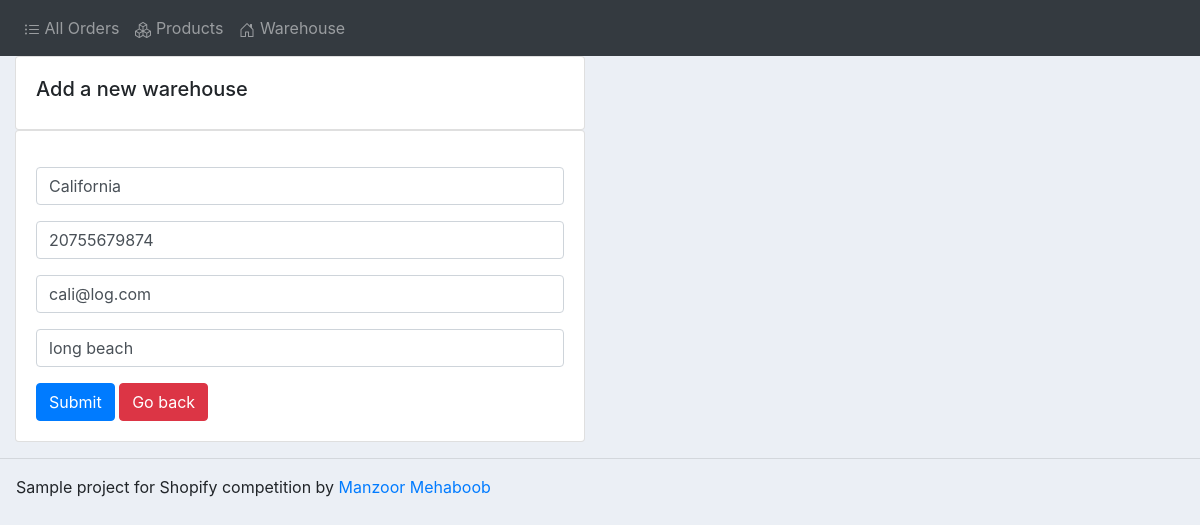
/update_warehouse/2/, run on the app's committed database.
### accounts/models.py (models this page shows, shortened)
class Warehouse(models.Model):
	id = models.AutoField(primary_key=True)
	name = models.CharField(max_length=200, null=True)
	phone = models.CharField(max_length=200, null=True)
	email = models.CharField(max_length=200, null=True)
	place = models.CharField(max_length=200, null=True)
	date_created = models.DateTimeField(auto_now_add=True, null=True)

### accounts/views.py (the view)
# urls.py: path('update_warehouse/<str:pk>/', views.updateWarehouse, name="update_warehouse"),
def updateWarehouse(request, pk):
	warehouse = Warehouse.objects.get(id=pk)
	form = WarehouseForm(instance=warehouse)
	if request.method == 'POST':
		form = WarehouseForm(request.POST, instance=warehouse)
		if form.is_valid():
			form.save()
			return redirect('warehouse_list')
	context = {'form':form}
	return render(request, 'accounts/add_warehouse.html', context)

### accounts/forms.py
class WarehouseForm(ModelForm):
	name = forms.CharField(widget=forms.TextInput(attrs={"class": "form-control", "placeholder": "Warehouse Name", "maxlength": "256", "name": "name", "id":"name"}))
	email = forms.CharField(widget=forms.TextInput(attrs={"class": "form-control", "placeholder": "Warehouse Email", "maxlength": "256", "name": "email", "id":"email"}))
	phone = forms.CharField(widget=forms.TextInput(attrs={"class": "form-control", "placeholder": "Warehouse Phone", "maxlength": "256", "name": "phone", "id":"phone"}))
	place = forms.CharField(widget=forms.TextInput(attrs={"class": "form-control", "placeholder": "Warehouse City", "maxlength": "256", "name": "place", "id":"place"}))
	class Meta:
		model = Warehouse
		fields = ['name', 'phone', 'email', 'place']

### accounts/templates/accounts/add_warehouse.html (shortened to what this page needs)
{% extends 'accounts/main.html' %}
{% load static %}
{% block content %}
<div class="row">
	<div class="col-md-6">
		<div class="card card-body">
			<h5>Add a new warehouse</h5>
		</div>
		<div class="card card-body">
			<form action="" method="POST">
				<div class="my-3">{{form.name}}</div>
				<div class="my-3">{{form.phone}}</div>
				<div class="my-3">{{form.email}}</div>
				<div class="my-3">{{form.place}}</div>
				<input class="btn btn-primary" type="submit" name="Submit">
				<a class="btn btn-primary btn-danger" href="{% url 'warehouse_list' %}"> Go back</a>
			</form>
		</div>
	</div>
</div>
{% endblock %}

### static/css/main.css (style rules this page uses)
body { background-color: #ebeff5; }

### data on the page
Warehouse: name "California", phone "20755679874", email "cali@log.com", place "long beach"
